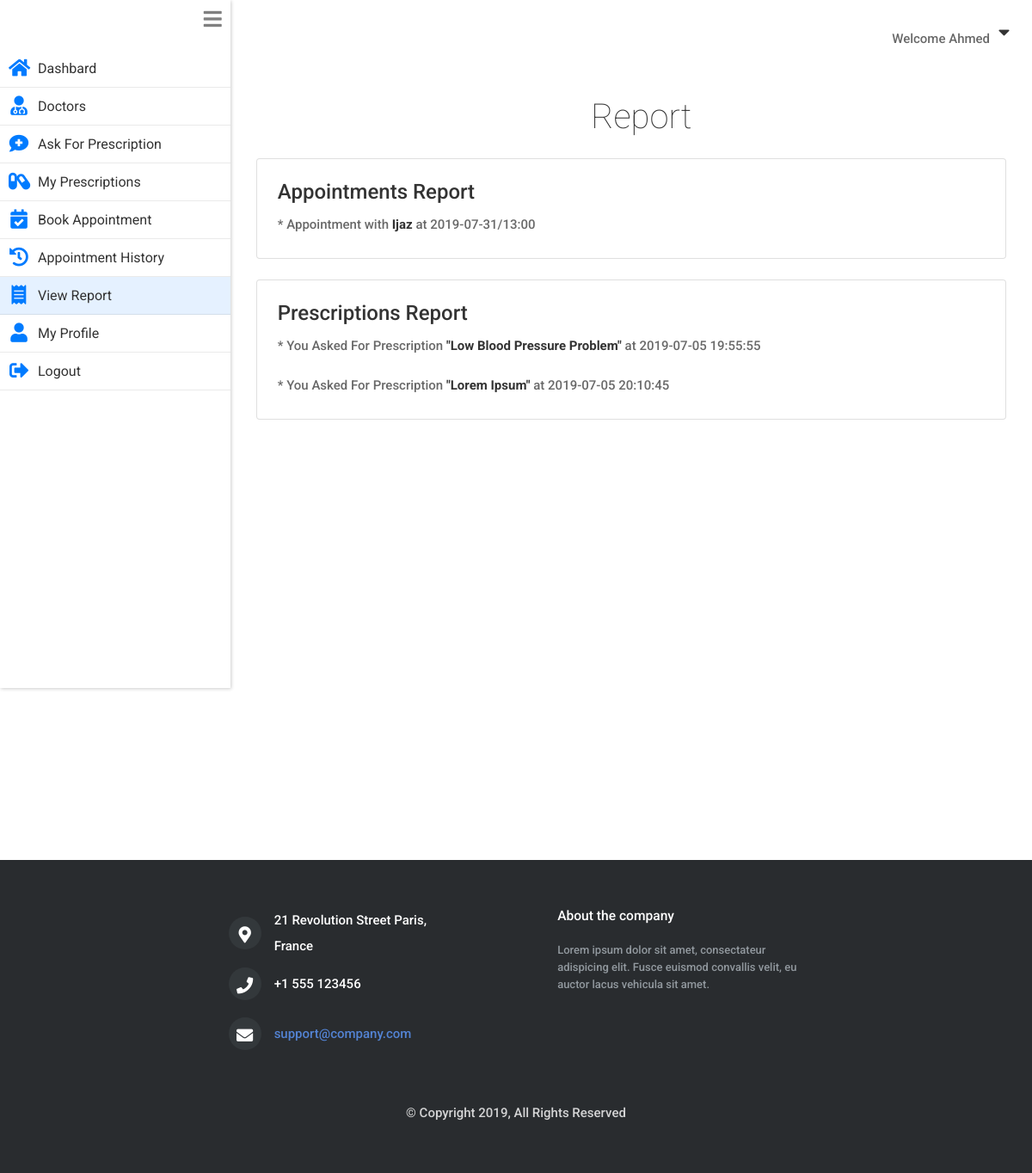
The app's page /patient/report.php (signed in) with its own data.
### tables this page shows
CREATE TABLE `patients` (
  `id` int(11) NOT NULL,
  `username` varchar(255) NOT NULL,
  `name` varchar(255) NOT NULL,
  `email` varchar(255) NOT NULL,
  `gender` varchar(6) NOT NULL,
  `hashedPassword` varchar(255) NOT NULL,
  `phone` varchar(255) NOT NULL,
  `address` varchar(255) NOT NULL,
  `city` varchar(255) NOT NULL,
  `dob` varchar(255) NOT NULL,
  `created_on` timestamp NOT NULL DEFAULT CURRENT_TIMESTAMP
);

CREATE TABLE `appointments` (
  `id` int(11) NOT NULL,
  `patient_problem` varchar(255) NOT NULL,
  `patient_id` int(11) NOT NULL,
  `doctor_id` int(11) DEFAULT NULL,
  `date` varchar(255) NOT NULL,
  `time` varchar(255) NOT NULL,
  `status` varchar(255) NOT NULL,
  `created_on` timestamp NOT NULL DEFAULT CURRENT_TIMESTAMP
);

CREATE TABLE `doctors` (
  `id` int(11) NOT NULL,
  `username` varchar(255) NOT NULL,
  `name` varchar(255) NOT NULL,
  `email` varchar(255) NOT NULL,
  `gender` varchar(6) NOT NULL,
  `hashedPassword` varchar(255) NOT NULL,
  `phone` varchar(60) NOT NULL,
  `address` varchar(255) NOT NULL,
  `city` varchar(60) NOT NULL,
  `dob` varchar(255) NOT NULL,
  `about` varchar(255) NOT NULL,
  `specialization` varchar(60) NOT NULL,
  `qualification` varchar(60) NOT NULL,
  `fees` int(11) NOT NULL,
  `created_on` timestamp NOT NULL DEFAULT CURRENT_TIMESTAMP
);

CREATE TABLE `prescription_table` (
  `prescription_id` int(11) NOT NULL,
  `doctor_id` int(11) NOT NULL,
  `patient_id` int(11) NOT NULL,
  `status` varchar(60) NOT NULL,
  `subject` varchar(255) NOT NULL,
  `bp_low` int(5) NOT NULL,
  `bp_high` int(5) NOT NULL,
  `headache` tinyint(1) NOT NULL DEFAULT '0',
  `dizziness` tinyint(1) NOT NULL DEFAULT '0',
  `visual_changes` varchar(255) NOT NULL,
  `medication` varchar(255) NOT NULL,
  `food_detail` varchar(255) NOT NULL,
  `exercise_detail` varchar(255) NOT NULL,
  `other_info` varchar(255) NOT NULL,
  `created_on` timestamp NOT NULL DEFAULT CURRENT_TIMESTAMP
);

### private/functions.php (called while the page is built, shortened)
<?php
function loggedInPatientId(){
  return $_SESSION[SessionContract::SESSION_PATIENT_ID];
}
  function urlFor($script_path) {
      if($script_path[0] != '/') {
        $script_path = "/" . $script_path;
      }
      return WWW_ROOT . $script_path;
  }
  function getStylePath($stylesheet_name) {
      if($stylesheet_name[0] != '/') {
        $stylesheet_name = "/" . $stylesheet_name;
      }
      return STYLES_PATH . $stylesheet_name;
  }
?>

### private/model/patient.class.php (called while the page is built, shortened)
<?php
class Patient {
    private $name;
    static private $db;
  static public function setDatabase($pdo){
    if($pdo){
      Patient::$db = $pdo;
    }
    else{
      throw new \Exception("Please pass valid database in Patient ");
    }
  }
  static public function find_patient_by_id($id){
    $queryString  = "SELECT * FROM ".PatientTable::TABLE_NAME." ";
    $queryString .= "WHERE ".PatientTable::COLUMN_ID." = ?";
    $stmt = Patient::$db->prepare($queryString);
    $stmt->execute([$id]);
    $patient = $stmt->fetch(PDO::FETCH_ASSOC);
    if($patient){
      return new Patient($patient);
    }
    else {
      return false;
    }
  }
  public function setName($name='')
  {
    $this->name = $name;
  }
  public function getName()
  {
    return $this->name;
  }
}
?>

### private/model/appointment.class.php (called while the page is built, shortened)
<?php
class Appointment
{
    private $date;
    private $time;
    private $doctor;
    static private $db;
   static public function setDatabase($pdo){
   if($pdo){
     Appointment::$db = $pdo;
   }
   else{
     throw new \Exception("Please pass valid database in Appointment table ");
   }
 }
   static public function findConfirmedAppointmentsByPatientId($patientId){
    $queryString  = "SELECT * FROM ".AppointmentTable::TABLE_NAME." ";
    $queryString .= "WHERE ".AppointmentTable::COLUMN_PATIENT_ID." = ? AND ";
    $queryString .= AppointmentTable::COLUMN_STATUS." LIKE ?";
    $stmt = Appointment::$db->prepare($queryString);
    $stmt->execute([$patientId,Appointment::STATUS_CONFIRMED_BY_DOCTOR]);
    $appointments = [];
    while($appointmentAssoc = $stmt->fetch(PDO::FETCH_ASSOC)){
      $appointments[]= new self($appointmentAssoc);
    }
    if(!empty($appointments)){
      return $appointments;
    }else{
      return false;
    }
   }
   public function getDoctor(){
     return $this->doctor;
   }
  function __construct($args = [])
  {
      $this->setPatient_id($args[AppointmentTable::COLUMN_PATIENT_ID] ?? '');
      $this->setDoctor_id($args[AppointmentTable::COLUMN_DOCTOR_ID] ?? '');
  }
   public function setPatient_id($patient_id) {
        $this->patient = Patient::find_patient_by_id($patient_id);
   }
   public function setDoctor_id($doctor_id) {
        $this->doctor = Doctor::find_doctor_by_id($doctor_id);
   }
   public function getDate() {
    return $this->date ;
   }
   public function setDate($date) {
        $this->date = $date ;
   }
   public function getTime() {
        return $this->time ;
   }
   public function setTime($time) {
        $this->time = $time ;
   }
}
 ?>

### private/model/doctor.class.php (called while the page is built, shortened)
<?php
class Doctor
{
    private $name;
    static private $db;
    function __construct($args =[]){
            $this->setId($args[DoctorTable::COLUMN_ID] ?? '');
    }
    static public function setDatabase($pdo){
      if($pdo){
        Doctor::$db = $pdo;
      }
      else{
        throw new \Exception("Please pass valid database in doctor ");
      }
    }
    static public function find_doctor_by_id($id){
        $queryString = "SELECT * FROM ".DoctorTable::TABLE_NAME;
        $queryString .= " WHERE ".DoctorTable::COLUMN_ID." = ?";
        $stmt = Doctor::$db->prepare($queryString);
        $stmt->execute([$id]);
        $doctor = $stmt->fetch(PDO::FETCH_ASSOC);
        if($doctor){
          return new Doctor($doctor);
        }
        return false;
    }
    public function setId($id) {
         $this->reviews = Review::find_reviews_by_doctor_id($id);
    }
    public function getName() {
         return $this->name;
    }
    public function setName($name) {
         $this->name = $name;
    }
}
 ?>

### private/model/review.class.php (called while the page is built, shortened)
<?php
class Review
{
    static private $db;
    static public function setDatabase($pdo){
      if($pdo){
        Review::$db = $pdo;
      }
      else{
        throw new \Exception("Please pass valid database in Review1 ");
      }
    }
    static public function find_reviews_by_doctor_id($doctor_id){
        $queryString  = "SELECT * FROM ".ReviewTable::TABLE_NAME." ";
        $queryString .= "WHERE ".ReviewTable::COLUMN_DOCTOR_ID." = ?";
        $stmt = Review::$db->prepare($queryString);
        $stmt->execute([$doctor_id]);
        $reviews  = $stmt->fetchAll(PDO::FETCH_ASSOC);
        if(!empty($reviews)){
          return $reviews;
        }else{
          return false;
        }
      }
}
?>

### private/model/prescription.class.php (called while the page is built, shortened)
<?php
class Prescription
{
  private $subject;
  private $createdOn;
  static private $db;
  static public function setDatabase($pdo){
    if($pdo){
      Prescription::$db = $pdo;
    }
    else{
      throw new \Exception("Please pass valid database in Patient ");
    }
  }
  static public function findPrescriptionsByPatientId($patientId){
    $queryString  = "SELECT * FROM ".PrescriptionTable::TABLE_NAME." ";
    $queryString .= "WHERE ".PrescriptionTable::COLUMN_PATIENT_ID." = ?";
    $stmt = Prescription::$db->prepare($queryString);
    $stmt->execute([$patientId]);
    $prescriptions = [];
    while($prescriptionAssoc = $stmt->fetch(PDO::FETCH_ASSOC)){
      $prescriptionObj = new self($prescriptionAssoc);
      $prescriptions[] = $prescriptionObj;
    }
    if(!empty($prescriptions)){
      return $prescriptions;
    }else{
      return false;
    }
  }
    function __construct($args){
        $this->setDoctorId($args[PrescriptionTable::COLUMN_DOCTOR_ID] ?? '');
        $this->setPatientId($args[PrescriptionTable::COLUMN_PATIENT_ID] ?? '');
    }
    public function setDoctorId($doctorId) {
         $this->doctor = Doctor::find_doctor_by_id($doctorId);
    }
    public function setPatientId($patientId) {
         $this->patient = Patient::find_patient_by_id($patientId);
    }
    public function getSubject() {
         return $this->subject;
    }
    public function setSubject($subject) {
         $this->subject = $subject;
    }
    public function getCreatedOn() {
         return $this->createdOn;
    }
    public function setCreatedOn($createdOn) {
         $this->createdOn = $createdOn;
    }
}
?>

### public/patient/report.php (the view, shortened to what this page needs)
<?php  require_once('../../private/initialize.php');
    $page_title = "View Report";
    require_once(getSharedFilePath('patient/header.php'));
    $patientId = loggedInPatientId();
    $appointments = Appointment::findConfirmedAppointmentsByPatientId($patientId);
    $prescriptions = Prescription::findPrescriptionsByPatientId($patientId);
?>
<section class="main_content mt-5">
  <h1 class="mb-4">Report</h1>
  <div class="card">
    <h4>Appointments Report</h4>
    <?php
    if(!$appointments){
      echo " <p>You have no any appointments</p> ";
    }else {
      foreach ($appointments  as $appointment) {
        echo "<p>* Appointment with <b>".$appointment->getDoctor()->getName()."</b> at ".$appointment->getDate()."/".$appointment->getTime()."   </p>";
      }
    }
    ?>
  </div>
  <div class="card">
    <h4>Prescriptions Report</h4>
    <?php
    if(!$prescriptions){
      echo " <p>You don't asked for any prescription</p> ";
    }else {
      foreach ($prescriptions  as $prescription) {
        $prescriptionReport = "<p>* You Asked For Prescription <b>\"".$prescription->getSubject() ."\"</b>";
        $prescriptionReport .= " at ".$prescription->getCreatedOn();
        $prescriptionReport .= "</p>";
        echo $prescriptionReport;
      }
    }
    ?>
  </div>
</section>
<?php     require_once(getSharedFilePath('patient/footer.php')); ?>

### private/shared/patient/header.php (shortened to what this page needs)
<?php
  $patient_id = loggedInPatientId();
  $patient = Patient::find_patient_by_id($patient_id);
 ?>
<!DOCTYPE html>
<html lang="en" dir="ltr">
  <head>
    <link rel="stylesheet" href="<?php echo getStylePath("main.css"); ?>">
    <link rel="stylesheet" href="https://stackpath.bootstrapcdn.com/bootstrap/4.3.1/css/bootstrap.min.css">
    <link rel="stylesheet" href="https://use.fontawesome.com/releases/v5.7.0/css/all.css">
  </head>
  <body>
      <div class="welcome_bar">
        <p>Welcome <?php echo $patient->getName(); ?> </p><i  id="welcome_drop_down_btn" class="fas fa-caret-down"></i>
      </div>
    <div class="content">
      <nav class="drawer   ">
         <i id="drawer_icon" class="fas fa-bars"></i>
         <ul>
         <li onclick="location.href='<?php echo urlFor("patient/index.php"); ?>';"
           class="<?php if($page_title=='Dashboard'){echo "item_selected";}; ?>">
           <i class="drawer_item_icon fas fa-home"></i>
           <a>Dashbard</a>
         </li>
         <li  onclick="location.href='<?php echo urlFor("patient/doctors.php"); ?>';"
           class="<?php if($page_title=='Doctors'){echo "item_selected";}; ?>">
           <i  class="drawer_item_icon fas fa-user-md"></i>
           <a>Doctors</a>
         </li>
         <li onclick="location.href='<?php echo urlFor("patient/ask_for_prescription.php"); ?>';"
           class="<?php if($page_title=='Ask For Prescription'){echo "item_selected";}; ?>">
           <i class="drawer_item_icon fas fa-comment-medical"></i>
           <a>Ask For Prescription</a>
         </li>
         <li onclick="location.href='<?php echo urlFor("patient/my_prescriptions.php"); ?>';"
           class="<?php if($page_title=='My Prescriptions'){echo "item_selected";}; ?>">
           <i class="drawer_item_icon fas fa-capsules"></i>
           <a>My Prescriptions</a>
         </li>
         <li  onclick="location.href='<?php echo urlFor("patient/book_appointment.php"); ?>';"
           class="<?php if($page_title=='Book Appointment'){echo "item_selected";}; ?>">
           <i class="drawer_item_icon fas fa-calendar-check"></i>
           <a>Book Appointment</a>
         </li>
         <li  onclick="location.href='<?php echo urlFor("patient/my_appointments.php"); ?>';"
           class="<?php if($page_title=='My Appointments'){echo "item_selected";}; ?>">
           <i class="drawer_item_icon fas fa-history"></i>
           <a>Appointment History</a>
         </li>
         <li onclick="location.href='<?php echo urlFor("patient/report.php"); ?>';"
           class="<?php if($page_title=='View Report'){echo "item_selected";}; ?>">
           <i class="drawer_item_icon fas fa-receipt"></i>
           <a>View Report</a>
         </li>
         <li onclick="location.href='<?php echo urlFor("patient/profile.php"); ?>';"
           class="<?php if($page_title=='Profile'){echo "item_selected";}; ?>">
           <i class="drawer_item_icon fas fa-user"></i>
           <a>My Profile</a>
         </li>
         <li onclick="location.href='<?php echo urlFor("patient/doLogout.php"); ?>';">
           <i class="drawer_item_icon fas fa-sign-out-alt"></i>
           <a>Logout</a>
         </li>
       </ul>
      </nav>

### private/styles/css/main.css (style rules this page uses)
* { margin: 0; padding: 0; -webkit-font-smoothing: antialiased; -webkit-text-shadow: rgba(0, 0, 0, 0.01) 0 0 1px; text-shadow: rgba(0, 0, 0, 0.01) 0 0 1px; }
body { font-family: 'Roboto', sans-serif; font-size: 15px; font-weight: 500; background: #FFFFFF; color: #696969; }
div { display: block; position: relative; -webkit-box-sizing: border-box; -moz-box-sizing: border-box; box-sizing: border-box; }
ul { list-style: none; margin-bottom: 0px; }
p { font-family: 'Roboto', sans-serif; font-size: 15px; line-height: 2; font-weight: 500; color: #696969; -webkit-font-smoothing: antialiased; -webkit-text-shadow: rgba(0, 0, 0, 0.01) 0 0 1px; text-shadow: rgba(0, 0, 0, 0.01) 0 0 1px; }
p:last-of-type { margin-bottom: 0; }
a { -webkit-transition: all 200ms ease; -moz-transition: all 200ms ease; -ms-transition: all 200ms ease; -o-transition: all 200ms ease; transition: all 200ms ease; }
a, a:hover, a:visited, a:active, a:link { text-decoration: none; }
h1 { font-size: 48px; }
h4 { font-size: 18px; }
h1, h2, h3, h4, h5, h6 { font-family: 'Roboto', sans-serif; -webkit-font-smoothing: antialiased; -webkit-text-shadow: rgba(0, 0, 0, 0.01) 0 0 1px; text-shadow: rgba(0, 0, 0, 0.01) 0 0 1px; }
section { display: block; position: relative; box-sizing: border-box; }
* { margin: 0; padding: 0; font-family: 'Roboto', sans-serif; color: #333333; }
.welcome_bar { display: flex; position: absolute; z-index: 1; top: 0; right: 0; margin: 16px; align-items: center; justify-content: center; }
.welcome_bar p { margin-top: 14px; }
.welcome_bar #welcome_drop_down_btn { font-size: 1.3em; padding: 10px; box-sizing: border-box; fill: #333333; }
.content { display: flex; }
.drawer { position: relative; font-weight: normal; height: 100vh; display: block; box-shadow: 1px 1px 4px rgba(0, 0, 0, 0.2); flex-basis: 350px; }
.drawer #drawer_icon { font-size: 1.5em; color: grey; position: absolute; top: 0; right: 0; padding: 10px; box-sizing: border-box; }
.drawer ul { list-style: none; display: flex; flex-direction: column; padding-top: 58px; }
.drawer li { display: flex; justify-content: flex-start; align-items: center; padding: 10px; padding-right: 48px; box-sizing: border-box; position: relative; }
.drawer li::after { display: inline-block; content: ""; height: 1px; width: 100%; position: absolute; bottom: 0; left: 0; background: rgba(51, 51, 51, 0.1); }
.drawer li a { text-decoration: none; color: #333333; padding-left: 10px; }
.drawer .drawer_item_icon { font-size: 1.4em; text-align: center; width: 24px; height: 24px; color: #007bff; }
.drawer .item_selected { background: rgba(0, 123, 255, 0.1); }
.main_content { width: 100%; padding: 0 30px; margin-bottom: 0px; }
.main_content h1 { font-weight: lighter; text-align: center; margin-left: 24px; margin-top: 64px; }
.card { padding: 24px; margin: 24px 0; }

### records on screen
patients: name "Ahmed"
appointments: doctor.name "Ijaz", date "2019-07-31", time "13:00"
prescription_table: subject "Low Blood Pressure Problem", created_on "at 2019-07-05 19:55:55"
prescription_table: subject "Lorem Ipsum", created_on "at 2019-07-05 20:10:45"
